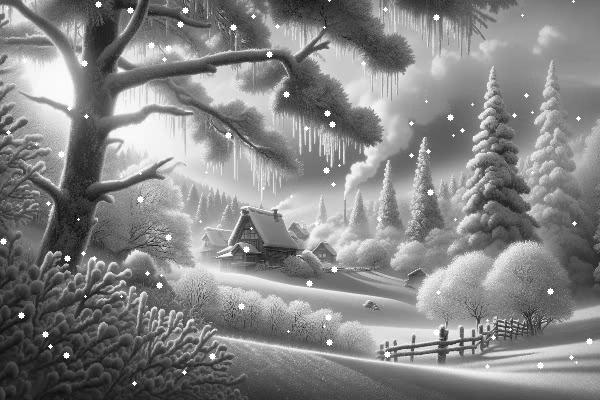
#> input picture frame 20 of Image Processing/Session 2/Assignment/snowfall/snowfall.mp4, 600 x 400 px, given in place of the camera
$ python main5.py
#> lines starting #> are read from the running program, lines starting #| are printed output that depends on the picture; after the words box and inside, x2 and y2 are one past the last pixel; in counts of white or black regions, pixels touching at a corner belong together
import cv2

cap = cv2.VideoCapture(0)

_, frame = cap.read()
#> frame is the input picture: shape (400, 600, 3); min 13, max 255, mean 132.6

rows = frame.shape[0]
#> rows = 400
cols = frame.shape[1]
#> cols = 600

writer = cv2.VideoWriter('A.mp4', cv2.VideoWriter_fourcc(*'MJPG'), 30, (cols, rows))

while True:
    _, frame = cap.read()
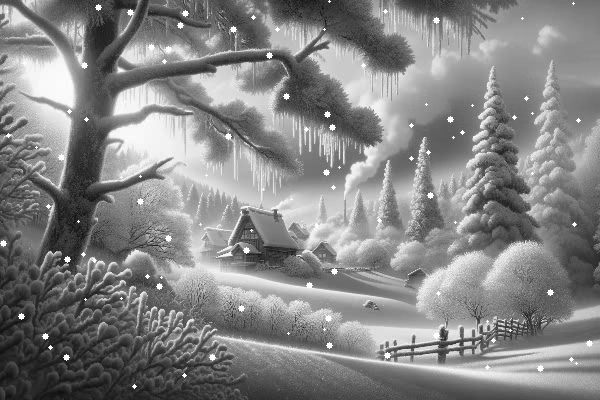
#> input picture frame 21 of Image Processing/Session 2/Assignment/snowfall/snowfall.mp4, 600 x 400 px, given in place of the camera
#> frame is the input picture: shape (400, 600, 3); min 12, max 255, mean 132.6

    frame = cv2.cvtColor(frame, cv2.COLOR_BGR2GRAY)
#> frame: shape (400, 600)
    _, frame = cv2.threshold(frame, 100, 255, cv2.THRESH_BINARY)
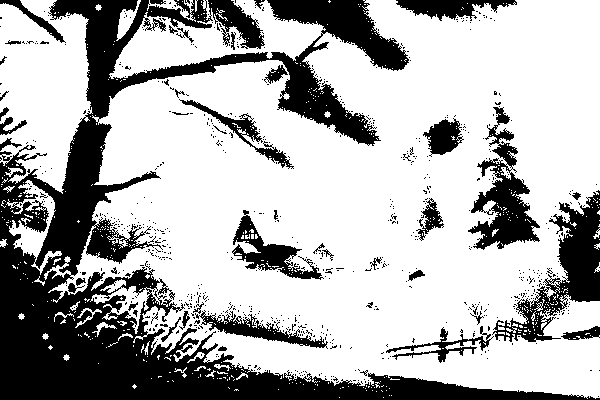
#> frame: shape (400, 600); 69% white; 727 black regions (683 under 20 px), largest, box (x1, y1, x2, y2) and area: (0, 0, 600, 400) 53458, (492, 190, 600, 342) 5104, (468, 107, 540, 250) 3824

    writer.write(frame)
    cv2.imshow('result', frame)
    if cv2.waitKey(20) & 0xFF == ord('q'):
#> (key q is pressed here)
        break

writer.release()

$ run again, starting later in the video
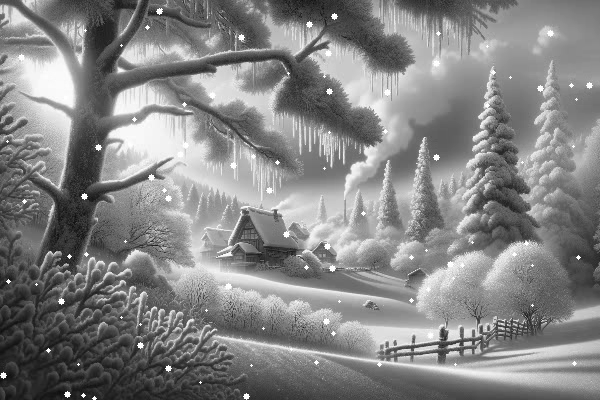
#> input picture frame 90 of Image Processing/Session 2/Assignment/snowfall/snowfall.mp4, 600 x 400 px, given in place of the camera
#> frame is the input picture: shape (400, 600, 3); min 13, max 255, mean 132.5
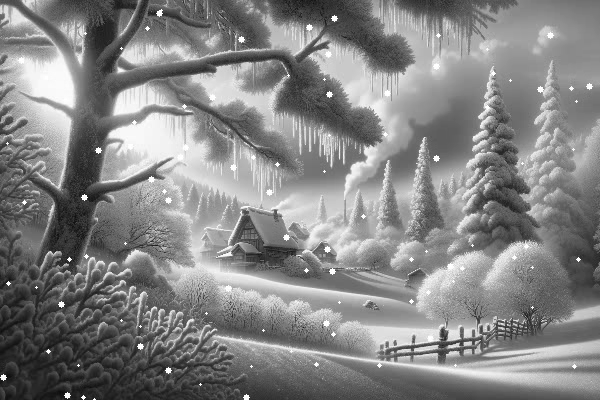
#> input picture frame 91 of Image Processing/Session 2/Assignment/snowfall/snowfall.mp4, 600 x 400 px, given in place of the camera
#> frame is the input picture: shape (400, 600, 3); min 13, max 255, mean 132.5
#> `_, frame = cv2.threshold(frame, 100, 255, cv2.THRESH_BINARY)`:
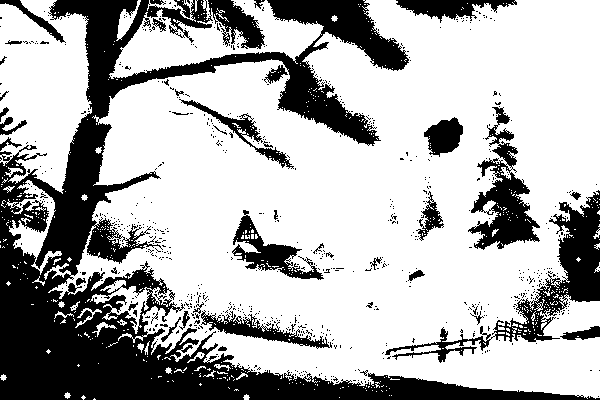
#> frame: shape (400, 600); 69% white; 720 black regions (679 under 20 px), largest, box (x1, y1, x2, y2) and area: (0, 0, 600, 400) 53694, (385, 190, 600, 363) 5947, (468, 107, 540, 250) 3823

$ run again, starting later in the video
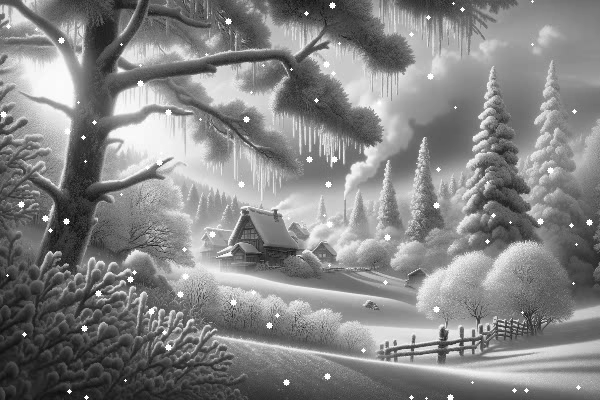
#> input picture frame 160 of Image Processing/Session 2/Assignment/snowfall/snowfall.mp4, 600 x 400 px, given in place of the camera
#> frame is the input picture: shape (400, 600, 3); min 10, max 255, mean 132.6
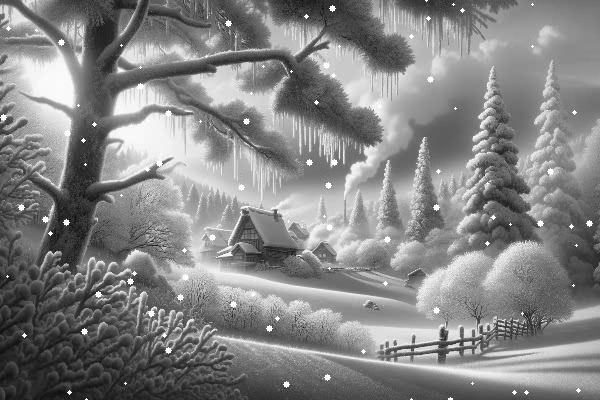
#> input picture frame 161 of Image Processing/Session 2/Assignment/snowfall/snowfall.mp4, 600 x 400 px, given in place of the camera
#> frame is the input picture: shape (400, 600, 3); min 13, max 255, mean 132.6
#> `_, frame = cv2.threshold(frame, 100, 255, cv2.THRESH_BINARY)`:
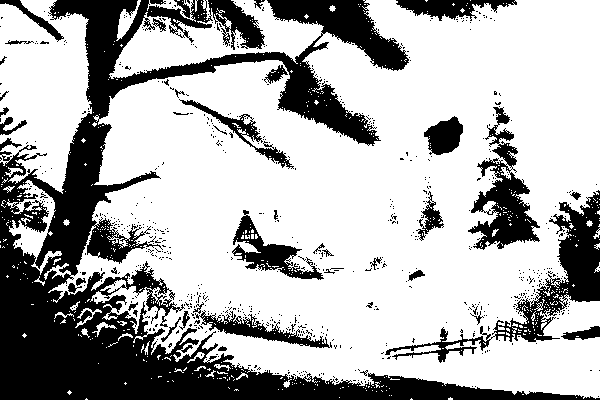
#> frame: shape (400, 600); 69% white; 708 black regions (668 under 20 px), largest, box (x1, y1, x2, y2) and area: (0, 0, 600, 400) 53655, (385, 190, 600, 363) 5898, (468, 107, 540, 250) 3785
